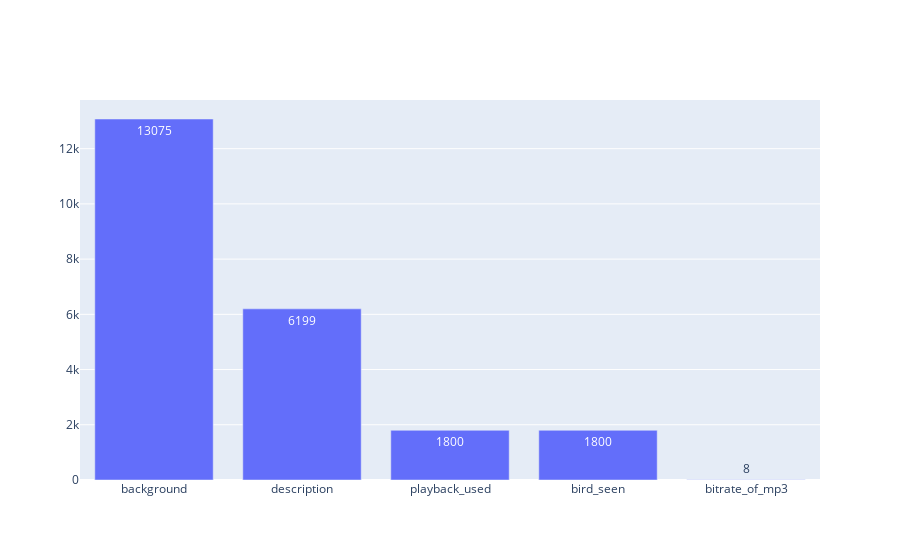

The notebook cell this image was saved under:
### Markdown cell above
## Missing Values

Analyze missing data and determine cleaning steps.

### Code cell
missing = train.isna().sum().sort_values(ascending=False)
missing = missing[missing != 0]
fig = go.Figure(data=[go.Bar(y=missing, x=missing.index, text=missing, textposition='auto')])
fig.show()

### Figure 1 — Plotly figure (JSON) as saved in the notebook; plotly's stock layout.template omitted (floating-point values rounded to 4 significant figures)
{"data": [{"text": [13075, 6199, 1800, 1800, 8], "textposition": "auto", "type": "bar", "x": ["background", "description", "playback_used", "bird_seen", "bitrate_of_mp3"], "y": [13075, 6199, 1800, 1800, 8]}], "layout": {"autosize": true, "xaxis": {"autorange": true, "range": [-0.5, 4.5], "type": "category"}, "yaxis": {"autorange": true, "range": [0, 13760.0], "type": "linear"}}}
